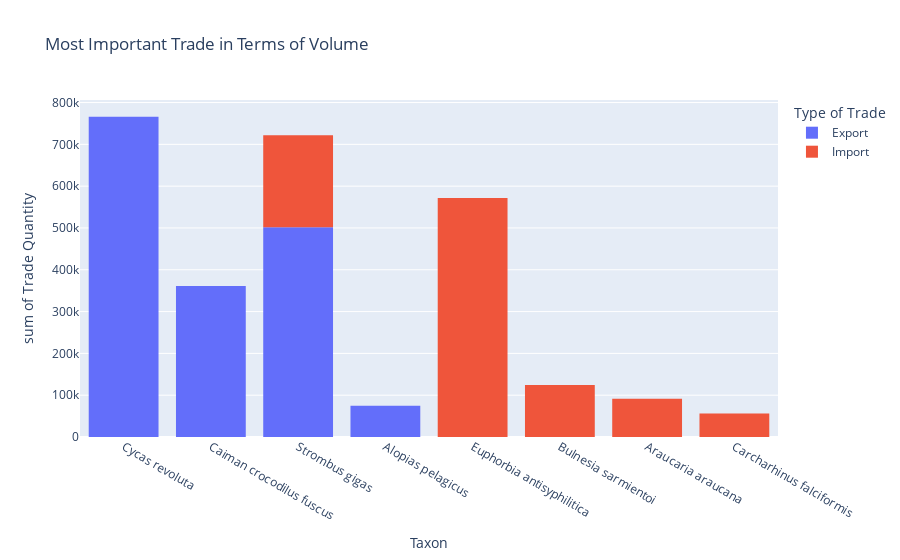

Notebook cell for this chart:
### Markdown cell above
## What is the most important trade in terms of volume? The least?

### Code cell
fig_most.show()

### Figure 1 — Plotly figure (JSON) as saved in the notebook; plotly's stock layout.template omitted (floating-point values rounded to 4 significant figures)
{"data": [{"alignmentgroup": "True", "bingroup": "x", "histfunc": "sum", "hovertemplate": "Type of Trade=Export<br>Taxon=%{x}<br>sum of Trade Quantity=%{y}<extra></extra>", "legendgroup": "Export", "marker": {"color": "#636efa"}, "name": "Export", "offsetgroup": "Export", "orientation": "v", "showlegend": true, "type": "histogram", "x": ["Cycas revoluta", "Caiman crocodilus fuscus", "Strombus gigas", "Strombus gigas", "Strombus gigas", "Alopias pelagicus"], "xaxis": "x", "y": [765779, 360929, 265200.0, 159100.0, 77580.0, 74520.0], "yaxis": "y"}, {"alignmentgroup": "True", "bingroup": "x", "histfunc": "sum", "hovertemplate": "Type of Trade=Import<br>Taxon=%{x}<br>sum of Trade Quantity=%{y}<extra></extra>", "legendgroup": "Import", "marker": {"color": "#EF553B"}, "name": "Import", "offsetgroup": "Import", "orientation": "v", "showlegend": true, "type": "histogram", "x": ["Euphorbia antisyphilitica", "Euphorbia antisyphilitica", "Strombus gigas", "Bulnesia sarmientoi", "Euphorbia antisyphilitica", "Araucaria araucana", "Strombus gigas", "Carcharhinus falciformis"], "xaxis": "x", "y": [307800.0, 170000, 143912, 124300.0, 94000, 91300, 75970.0, 56370.0], "yaxis": "y"}], "layout": {"barmode": "relative", "legend": {"title": {"text": "Type of Trade"}, "tracegroupgap": 0}, "title": {"text": "Most Important Trade in Terms of Volume"}, "xaxis": {"anchor": "y", "domain": [0, 1], "title": {"text": "Taxon"}}, "yaxis": {"anchor": "x", "domain": [0, 1], "title": {"text": "sum of Trade Quantity"}}}}
